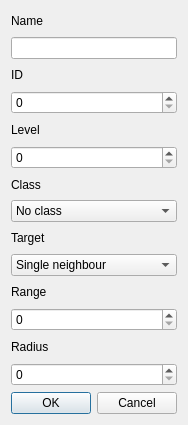
<?xml version="1.0" encoding="UTF-8"?>
<ui version="4.0">
 <class>Spell_Edit</class>
 <widget class="QDialog" name="Spell_Edit">
  <property name="geometry">
   <rect>
    <x>0</x>
    <y>0</y>
    <width>184</width>
    <height>425</height>
   </rect>
  </property>
  <property name="windowTitle">
   <string>Dialog</string>
  </property>
  <layout class="QVBoxLayout" name="verticalLayout">
   <item>
    <widget class="QLabel" name="label">
     <property name="text">
      <string>Name</string>
     </property>
    </widget>
   </item>
   <item>
    <widget class="QLineEdit" name="fName"/>
   </item>
   <item>
    <widget class="QLabel" name="label_2">
     <property name="text">
      <string>ID</string>
     </property>
    </widget>
   </item>
   <item>
    <widget class="QSpinBox" name="fID"/>
   </item>
   <item>
    <widget class="QLabel" name="label_3">
     <property name="text">
      <string>Level</string>
     </property>
    </widget>
   </item>
   <item>
    <widget class="QSpinBox" name="fLevel"/>
   </item>
   <item>
    <widget class="QLabel" name="label_4">
     <property name="text">
      <string>Class</string>
     </property>
    </widget>
   </item>
   <item>
    <widget class="QComboBox" name="fClass">
     <item>
      <property name="text">
       <string>No class</string>
      </property>
     </item>
     <item>
      <property name="text">
       <string>Fighter</string>
      </property>
     </item>
     <item>
      <property name="text">
       <string>Cleric</string>
      </property>
     </item>
     <item>
      <property name="text">
       <string>Magic user</string>
      </property>
     </item>
     <item>
      <property name="text">
       <string>Thief</string>
      </property>
     </item>
     <item>
      <property name="text">
       <string>Monster</string>
      </property>
     </item>
    </widget>
   </item>
   <item>
    <widget class="QLabel" name="label_5">
     <property name="text">
      <string>Target</string>
     </property>
    </widget>
   </item>
   <item>
    <widget class="QComboBox" name="fTarget">
     <item>
      <property name="text">
       <string>Single neighbour</string>
      </property>
     </item>
     <item>
      <property name="text">
       <string>Single range</string>
      </property>
     </item>
     <item>
      <property name="text">
       <string>Area range</string>
      </property>
     </item>
     <item>
      <property name="text">
       <string>Area neighbour</string>
      </property>
     </item>
     <item>
      <property name="text">
       <string>Self</string>
      </property>
     </item>
     <item>
      <property name="text">
       <string>Single range projectile</string>
      </property>
     </item>
     <item>
      <property name="text">
       <string>Caster area</string>
      </property>
     </item>
    </widget>
   </item>
   <item>
    <widget class="QLabel" name="label_6">
     <property name="text">
      <string>Range</string>
     </property>
    </widget>
   </item>
   <item>
    <widget class="QSpinBox" name="fRange"/>
   </item>
   <item>
    <widget class="QLabel" name="label_7">
     <property name="text">
      <string>Radius</string>
     </property>
    </widget>
   </item>
   <item>
    <widget class="QSpinBox" name="fRadius"/>
   </item>
   <item>
    <widget class="QDialogButtonBox" name="buttonBox">
     <property name="orientation">
      <enum>Qt::Horizontal</enum>
     </property>
     <property name="standardButtons">
      <set>QDialogButtonBox::Cancel|QDialogButtonBox::Ok</set>
     </property>
    </widget>
   </item>
  </layout>
 </widget>
 <resources/>
 <connections>
  <connection>
   <sender>buttonBox</sender>
   <signal>accepted()</signal>
   <receiver>Spell_Edit</receiver>
   <slot>accept()</slot>
   <hints>
    <hint type="sourcelabel">
     <x>248</x>
     <y>254</y>
    </hint>
    <hint type="destinationlabel">
     <x>157</x>
     <y>274</y>
    </hint>
   </hints>
  </connection>
  <connection>
   <sender>buttonBox</sender>
   <signal>rejected()</signal>
   <receiver>Spell_Edit</receiver>
   <slot>reject()</slot>
   <hints>
    <hint type="sourcelabel">
     <x>316</x>
     <y>260</y>
    </hint>
    <hint type="destinationlabel">
     <x>286</x>
     <y>274</y>
    </hint>
   </hints>
  </connection>
 </connections>
</ui>
